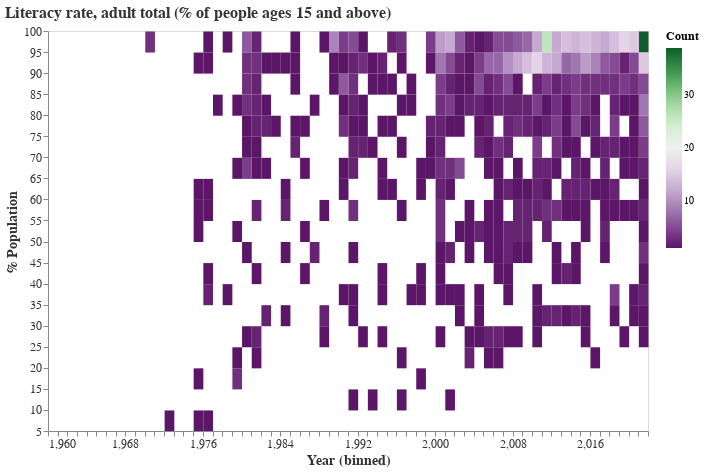

Source (notebook cell):
### Markdown cell above
3. Heatmap

### Code cell
def heat_map_series(series):
    world_bank = world_bank_complete()
    #Filter data by series, exclude aggregate obs
    world_bank = world_bank[(world_bank['Series'] == series) &
                            (world_bank['Region'] != 'Aggregated data') &
                            (world_bank['Year'] < 2023)] #Incomplete info
    #Pivot to create a column for series
    pivot_data = world_bank.pivot(index=['Country', 'Region', 'Year'], 
                               columns='Series', values='Value').reset_index()
    #2D Histogram Heatmap
    heat_map = alt.Chart(pivot_data).mark_rect().encode(
        alt.X('Year:Q').bin(maxbins=62),
        alt.Y(series, title='% Population').bin(maxbins=40),
        alt.Color('count():Q', title = 'Count')
        ).properties(
        title=f'{series}'
    )
    heat_map.display()

heat_map_series('Literacy rate, adult total (% of people ages 15 and above)')

### Figure 1 — Vega specification as saved in the notebook (floating-point values rounded to 4 significant figures; data arrays with more than 128 entries replaced by an {"elided": "..."} marker saying what was removed)
{"$schema": "https://vega.github.io/schema/vega/v5.json", "data": [{"name": "source_0", "values": {"elided": "369 records"}}, {"name": "source_0_color_domain___count", "values": [{"min": 1, "max": 39}]}], "signals": [{"name": "bin_maxbins_40_Literacy_rate__adult_total____of_people_ages_15_and_above__bins", "value": {"fields": ["Literacy rate, adult total (% of people ages 15 and above)"], "fname": "bin_Literacy rate, adult total (% of people ages 15 and above)", "start": 5.0, "step": 5.0, "stop": 100.0}}, {"name": "bin_maxbins_62_Year_bins", "value": {"fields": ["Year"], "fname": "bin_Year", "start": 1960.0, "step": 1.0, "stop": 2022.0}}], "marks": [{"type": "rect", "name": "marks", "from": {"data": "source_0"}, "encode": {"update": {"x": {"field": "bin_maxbins_62_Year_end", "scale": "x", "offset": {"signal": "0.5 + (abs(scale(\"x\", datum[\"bin_maxbins_62_Year_end\"]) - scale(\"x\", datum[\"bin_maxbins_62_Year\"])) < 0.25 ? 0.5 * (0.25 - (abs(scale(\"x\", datum[\"bin_maxbins_62_Year_end\"]) - scale(\"x\", datum[\"bin_maxbins_62_Year\"])))) : 0)"}}, "y2": {"field": "bin_maxbins_40_Literacy rate, adult total (% of people ages 15 and above)", "scale": "y", "offset": {"signal": "0.5 + (abs(scale(\"y\", datum[\"bin_maxbins_40_Literacy rate, adult total (% of people ages 15 and above)_end\"]) - scale(\"y\", datum[\"bin_maxbins_40_Literacy rate, adult total (% of people ages 15 and above)\"])) < 0.25 ? 0.5 * (0.25 - (abs(scale(\"y\", datum[\"bin_maxbins_40_Literacy rate, adult total (% of people ages 15 and above)_end\"]) - scale(\"y\", datum[\"bin_maxbins_40_Literacy rate, adult total (% of people ages 15 and above)\"])))) : 0)"}}, "y": {"field": "bin_maxbins_40_Literacy rate, adult total (% of people ages 15 and above)_end", "scale": "y", "offset": {"signal": "0.5 + (abs(scale(\"y\", datum[\"bin_maxbins_40_Literacy rate, adult total (% of people ages 15 and above)_end\"]) - scale(\"y\", datum[\"bin_maxbins_40_Literacy rate, adult total (% of people ages 15 and above)\"])) < 0.25 ? -0.5 * (0.25 - (abs(scale(\"y\", datum[\"bin_maxbins_40_Literacy rate, adult total (% of people ages 15 and above)_end\"]) - scale(\"y\", datum[\"bin_maxbins_40_Literacy rate, adult total (% of people ages 15 and above)\"])))) : 0)"}}, "fill": {"field": "__count", "scale": "color"}, "x2": {"field": "bin_maxbins_62_Year", "scale": "x", "offset": {"signal": "0.5 + (abs(scale(\"x\", datum[\"bin_maxbins_62_Year_end\"]) - scale(\"x\", datum[\"bin_maxbins_62_Year\"])) < 0.25 ? -0.5 * (0.25 - (abs(scale(\"x\", datum[\"bin_maxbins_62_Year_end\"]) - scale(\"x\", datum[\"bin_maxbins_62_Year\"])))) : 0)"}}}}, "style": ["rect"]}], "scales": [{"name": "x", "type": "linear", "domain": {"signal": "[bin_maxbins_62_Year_bins.start, bin_maxbins_62_Year_bins.stop]"}, "range": [0, {"signal": "width"}], "bins": {"signal": "bin_maxbins_62_Year_bins"}, "zero": false}, {"name": "y", "type": "linear", "domain": {"signal": "[bin_maxbins_40_Literacy_rate__adult_total____of_people_ages_15_and_above__bins.start, bin_maxbins_40_Literacy_rate__adult_total____of_people_ages_15_and_above__bins.stop]"}, "range": [{"signal": "height"}, 0], "bins": {"signal": "bin_maxbins_40_Literacy_rate__adult_total____of_people_ages_15_and_above__bins"}, "zero": false}, {"name": "color", "type": "linear", "domain": [{"signal": "(data(\"source_0_color_domain___count\")[0] || {}).min"}, {"signal": "(data(\"source_0_color_domain___count\")[0] || {}).max"}], "range": "heatmap", "interpolate": "hcl", "zero": false}], "axes": [{"scale": "x", "labelOverlap": true, "orient": "bottom", "title": "Year (binned)", "labelFlush": true, "tickCount": {"signal": "ceil(width/10)"}, "zindex": 1, "grid": false}, {"scale": "y", "title": "% Population", "grid": false, "tickCount": {"signal": "ceil(height/10)"}, "orient": "left", "labelOverlap": true, "zindex": 1}], "title": {"text": "Literacy rate, adult total (% of people ages 15 and above)", "anchor": "start"}, "background": "white", "height": 400, "padding": 5, "style": "cell", "width": 600, "legends": [{"title": "Count", "fill": "color", "gradientLength": {"signal": "clamp(height, 64, 200)"}}], "config": {"range": {"category": {"scheme": "category10"}, "diverging": {"scheme": "purplegreen"}, "heatmap": {"scheme": "purplegreen"}}, "axis": {"labelFontSize": 12, "titleFontSize": 14, "labelFont": "Arial", "titleFont": "Arial", "labelColor": "#333333", "titleColor": "#333333"}, "legend": {"labelFontSize": 10, "titleFontSize": 12, "labelFont": "Arial", "titleFont": "Arial"}, "style": {"cell": {"width": 600, "height": 400}, "group-title": {"fontSize": 16, "font": "Helvetica", "fill": "#333333"}}}}
